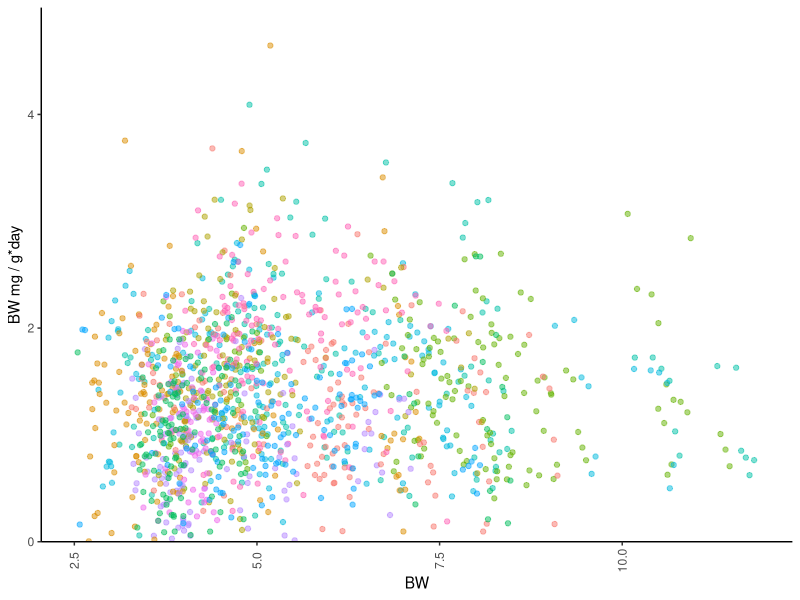
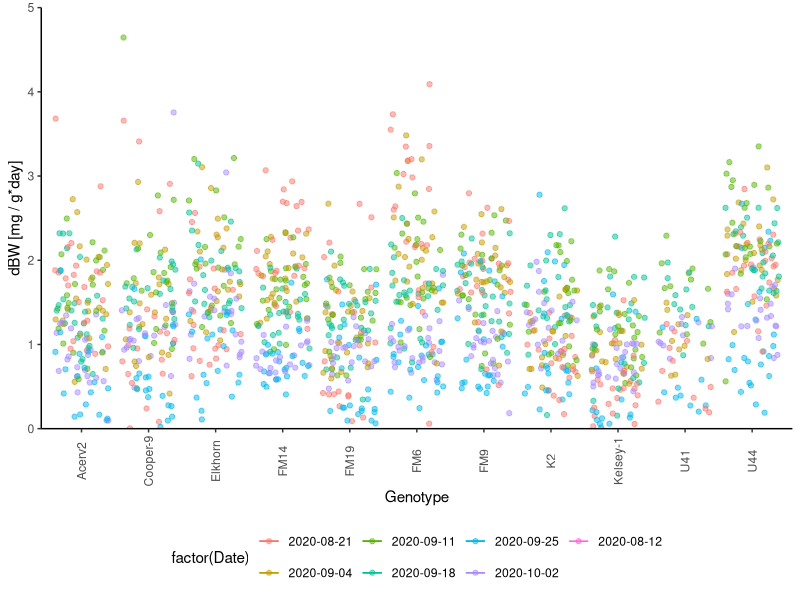
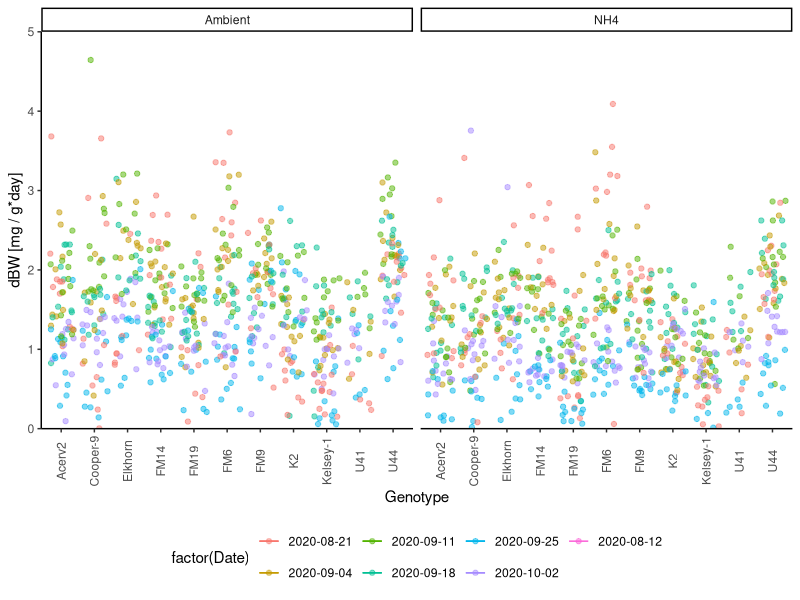
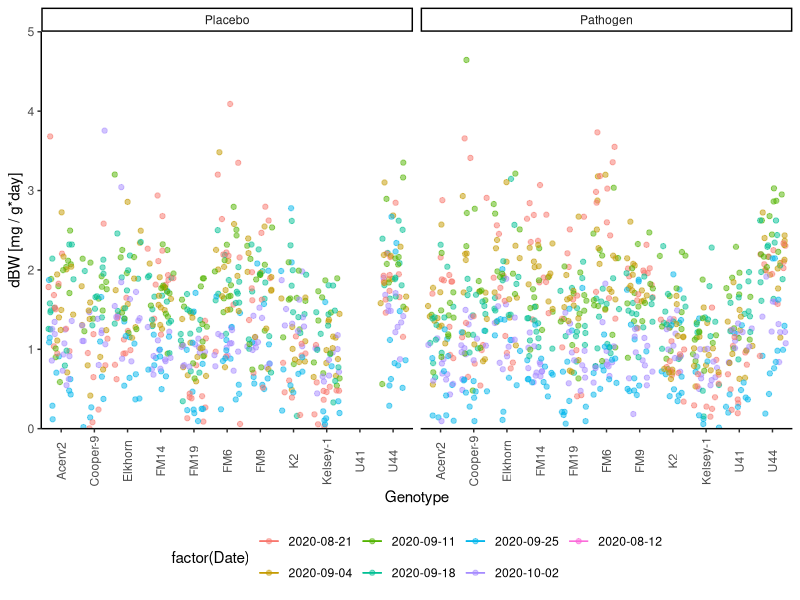
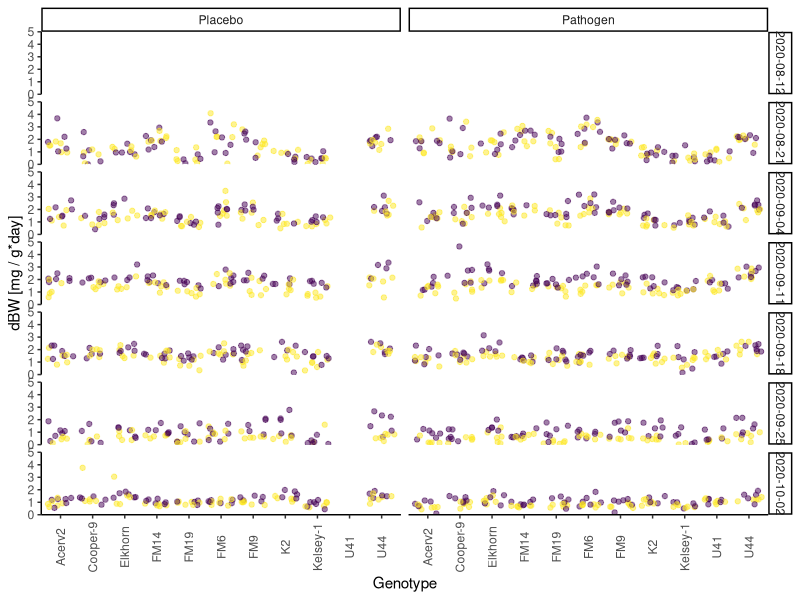
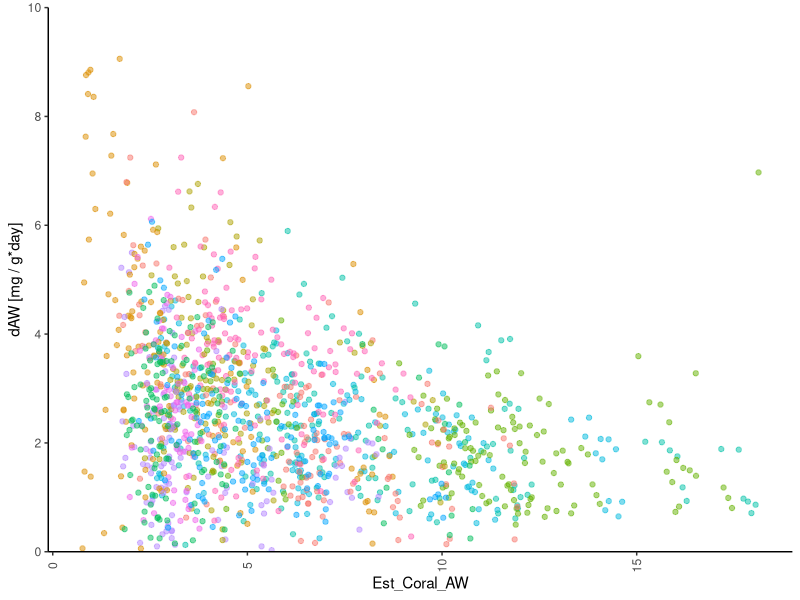
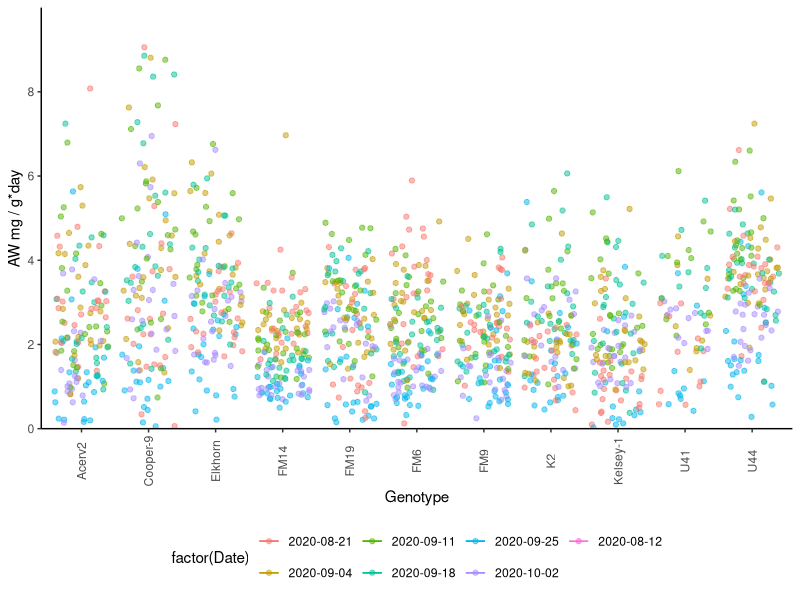
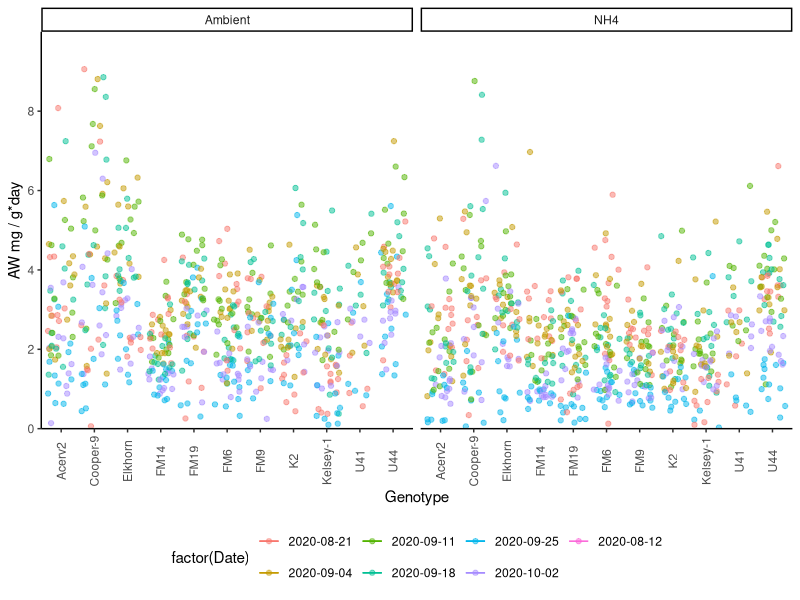

Reproduce these figures in R, in order.
## ---- chunk 1
knitr::opts_chunk$set(echo = TRUE, warning=FALSE, message=FALSE) 
                      #fig.width=4, fig.height=3 )
## ---- chunk 2

# Libraries
  library(reshape2)
  library(tidyverse)

# Graphs

theme_set (theme_classic() + theme(panel.grid.major = element_blank(),
                              panel.grid.minor = element_blank(), 
                              axis.line = element_line(colour = "black"),
                              legend.position="none",
                              axis.text.x = element_text(angle = 90, vjust = 0.5),
                              plot.title = element_text(size=12, face="bold"),
                              #panel.border = element_rect(colour = "black", fill=NA, size=1)
                              panel.border = element_blank()
                              ))

    
# Data    
  # Fragment list
  #CurrentFragments<-read.csv("8.Metadata/Frag_assignments.csv", header = T)

  # Collection information
  #Location<-read.csv("8.Metadata/Genotypes.csv", header = T)
## ---- chunk 3

# Treatment Info
  Treatment<-read.csv("Data/Treatments.csv")
  #duplicated(Treatment$Tag)
  Treatment<-Treatment[!duplicated(Treatment$Tag), ]
  #duplicated(Treatment$Tag)
  summary(Treatment)

# Tags weight
  Tags<-read.csv("Data/Tags_W.csv")
  #duplicated(Tags$Tag)
  Tags<-Tags[!duplicated(Tags$Tag), ]
  #duplicated(Tags$Tag)
  summary(Tags)
  
  Tags$SW_den<-(999.842594+0.06793952*(Tags$Temperature)-0.00909529*(Tags$Temp)^2+0.0001001685*
    (Tags$Temperature)^3-0.000001120083*(Tags$Temperature)^4+0.000000006536332*(Tags$Temp)^5+(0.824493-0.0040899*
    (Tags$Temperature)+0.000076438*(Tags$Temperature)^2-0.00000082467*(Tags$Temperature)^3+0.0000000053875*
    (Tags$Temperature)^4)*(Tags$Salinity)+(-0.00572466+0.00010227*(Tags$Temperature)-0.0000016546*
    (Tags$Temperature)^2)* (Tags$Salinity)^1.5+0.00048314*(Tags$Salinity)^2)*0.001
  
   #Tags$Estimated_Density<-(-Tags$SW_den/((Tags$T_BW/Tags$T_AW)-1))
   
  Tags %>%
      group_by(T_Type) %>%
      summarise_at(vars(T_AW, T_BW), funs(mean(., na.rm=TRUE)))

## ---- chunk 4

# 1. BW data
  BW_Tall<-read.csv("Data/BW_ Long_data.csv")
  
  #BW_Tall$Estimated.W.density[BW_Tall$Estimated.W.density == "#VALUE!" ] <-NA
  #BW_Tall$Estimated.W.density<-as.numeric(as.character(BW_Tall$Estimated.W.density))
  
  #BW_Tall$Estimated_AW [BW_Tall$Estimated_AW == "#VALUE!" ] <-NA
  #BW_Tall$Estimated_AW<-as.numeric(as.character(BW_Tall$Estimated_AW))
  
# 2. Data clean-up an types: 
  
  # Variable types 
    #BW_Tall$Time <- as.factor(BW_Tall$Time)
    #BW_Tall$Time<-as.numeric(BW_Tall$Time)
    BW_Tall$Date<-as.Date(BW_Tall$Date, "%Y-%m-%d")
    BW_Tall$Day<-(as.numeric(BW_Tall$Date)-18486)
  
  # Remove-unused data    
    #Extras <- BW_Tall[which (BW_Tall$Nutrients=="Extra"), ]
    #BW_Tall <- droplevels(BW_Tall[!rownames(BW_Tall) %in%
    #                                   rownames(Extras), ])

# 3. Merge with treatments
    BW_Tall<-plyr::join(BW_Tall, Treatment, by = "Tag", 
                type = "left", match = "all")

    BW_Tall<-plyr::join(BW_Tall, Tags, by = "Tag", 
                type = "left", match = "all")
    
    BW_Tall$Nutrients<-factor(BW_Tall$Nutrients, 
                             levels= c("Ambient", "NH4"), ordered=TRUE)
    BW_Tall$Disease<-factor(BW_Tall$Disease, 
                             levels= c("Placebo", "Pathogen"), ordered=TRUE)

# 4. Replicates
    BW_Tall$Tank<-factor(BW_Tall$Tank, ordered=FALSE)
    BW_Tall$Genotype<-factor(BW_Tall$Genotype, ordered=FALSE)

    summary(BW_Tall)

## ---- chunk 5
    
BW.data<-BW_Tall[order(BW_Tall$Tag), ]

# 3. Calculate days bw BW data points
BW.data<-BW.data %>%
  group_by(Tag) %>%
  dplyr::mutate(Days = Day - lag(Day, default = Day[1]))

# 4. Calculate change in BW bw data points
BW.data<-BW.data %>%
  group_by(Tag) %>%
  dplyr::mutate(dBW = BW - lag(BW, default = BW[1]))

BW.data<-BW.data %>%
  group_by(Tag) %>%
  dplyr::mutate(dBW_r = dBW/(Days*lag(BW, default = BW[1])))

BW.data$dBW_r<-BW.data$dBW_r*1000

summary(BW.data)

BW.data<-BW.data[which(BW.data$Available!="Dead"),]
BW.data<-BW.data[which(BW.data$Available!="Extra?"),]
## ---- chunk 6
SizeBiasCheck<- ggplot(BW.data, aes (BW, dBW_r, colour=factor(Genotype))) +
  #geom_smooth(method = "lm")+
  geom_jitter(alpha=0.5) + 
  scale_y_continuous(limits = c(0, 5),
                         breaks = seq(0, 6,2),  
                         expand = c(0, 0),
                         name=("BW mg / g*day"))
SizeBiasCheck
## ---- chunk 7
 
BW_Genet<- ggplot(BW.data, aes (Genotype, dBW_r, colour=factor(Date))) +
  stat_summary(fun.data = "mean_cl_boot",geom = "errorbar", width = 0.2 )+
  stat_summary(fun.y=mean, geom="line") + 
  geom_jitter(alpha=0.5) +
  scale_y_continuous(limits = c(0, 5),
                         breaks = seq(0, 5,1),  
                         expand = c(0, 0),
                         name=("dBW [mg / g*day]"))+
  theme(legend.position = "bottom")
  
BW_Genet
BW_Genet+ facet_wrap(~Nutrients)
BW_Genet+ facet_wrap(~Disease)
#BW_Genet+ facet_wrap(Nutrients~Disease)
## ---- chunk 8
BW_Bias<- ggplot(BW.data, aes (Genotype, dBW_r, colour=factor(Nutrients))) +
  stat_summary(fun.data = "mean_cl_boot",geom = "errorbar", width = 0.2 )+
  stat_summary(fun.y=mean, geom="line") + 
  geom_jitter(alpha=0.5) +
  scale_y_continuous(limits = c(0, 5),
                         breaks = seq(0, 5,1),  
                         expand = c(0, 0),
                         name=("dBW [mg / g*day]"))
BW_Bias + facet_grid(Date~Disease)

## ---- chunk 9

# 1. Coral BW
  BW.data$Coral_BW<-(BW.data$BW)-(BW.data$T_BW)

# 2. Water density

  BW.data$SW_den<-(999.842594+0.06793952*(BW.data$Temp)-0.00909529*(BW.data$Temp)^2+0.0001001685*
    (BW.data$Temp)^3-0.000001120083*(BW.data$Temp)^4+0.000000006536332*(BW.data$Temp)^5+(0.824493-0.0040899*
    (BW.data$Temp)+0.000076438*(BW.data$Temp)^2-0.00000082467*(BW.data$Temp)^3+0.0000000053875*(BW.data$Temp)^4)*
    (BW.data$Salinity)+(-0.00572466+0.00010227*(BW.data$Temp)-0.0000016546*(BW.data$Temp)^2)*
    (BW.data$Salinity)^1.5+0.00048314*(BW.data$Salinity)^2)*0.001
    
# 3. Coral air weight
  BW.data$Est_Coral_AW<-(BW.data$Coral_BW)*(1/(1-(BW.data$SW_den)/2.4))
  
# 4. Calculate change in AW bw data points
  BW.data<-BW.data %>%
    dplyr::group_by(Tag) %>%
    dplyr::mutate(dAW = Est_Coral_AW - lag(Est_Coral_AW, default = Est_Coral_AW[1]))

BW.data<-BW.data %>%
  group_by(Tag) %>%
  dplyr::mutate(dAW_r = dAW/(Days*lag(Est_Coral_AW, default = Est_Coral_AW[1])))


BW.data$dAW_r<-BW.data$dAW_r*1000

summary(BW.data)

BW.CRF<-BW.data[which(BW.data$Genotype=='K2'|
                      BW.data$Genotype=='U41'|
                      BW.data$Genotype=='U44'), ]

BW.UM<-BW.data[which(BW.data$Genotype=='Acerv2'|
                      BW.data$Genotype=='Cooper-9'|
                      BW.data$Genotype=='Elkhorn'|
                      BW.data$Genotype=='Kelsey-1'), ]

BW.FWC<-BW.data[which(BW.data$Genotype=='FM14'|
                      BW.data$Genotype=='FM6'|
                      BW.data$Genotype=='FM9'), ]

## ---- chunk 10
SizeBiasCheck<- ggplot(BW.data, aes (Est_Coral_AW, dAW_r, colour=factor(Genotype))) +
  #stat_summary(fun.data = "mean_cl_boot",geom = "errorbar", width = 0.2 )+
  #stat_summary(fun.y=mean, geom="line") + 
  geom_jitter(alpha=0.5) + 
  scale_y_continuous(limits = c(0, 10),
                         breaks = seq(0, 10,2),  
                         expand = c(0, 0),
                         name=("dAW [mg / g*day]"))
SizeBiasCheck
## ---- chunk 11
 
AW_Genet<- ggplot(BW.data, aes (Genotype, dAW_r, colour=factor(Date))) +
  stat_summary(fun.data = "mean_cl_boot",geom = "errorbar", width = 0.2 )+
  stat_summary(fun.y=mean, geom="line") + 
  theme(legend.position = "none")+
  geom_jitter(alpha=0.5) + theme(legend.position = "bottom")+
  scale_y_continuous(limits = c(0, 10),
                         breaks = seq(0, 8,2),  
                         expand = c(0, 0),
                         name=("AW mg / g*day"))
  
AW_Genet
AW_Genet+ facet_wrap(~Nutrients)
AW_Genet+ facet_wrap(~Disease)

AW_Genet2<- ggplot(BW.data, aes (Date, dAW_r, colour=Genotype)) +
  stat_summary(fun.data = "mean_cl_boot",geom = "errorbar", width = 0.2 )+
  stat_summary(fun.y=mean, geom="line") + 
  theme(legend.position = "none")+
  #geom_jitter(shape=21, alpha=0.3)+
  scale_y_continuous(limits = c(0, 10),
                         breaks = seq(0, 10,2),  
                         expand = c(0, 0),
                         name=("Growth (mg / g d)"))+
  theme(legend.position = "bottom")
 
AW_Genet2
AW_Genet2 + facet_wrap(~Nutrients)
AW_Genet2 + facet_wrap(~Tank)

## ---- chunk 12
BW_Frag<- ggplot(BW.data, aes (Date, dAW_r, group=(Tag),
                                    colour=factor(Genotype))) + 
      geom_line()+
      geom_hline(yintercept = 0, linetype=3)+
      
      #scale_x_continuous(name="Days", 
       #                  breaks = seq(0, 30, by=15)) +
      scale_y_continuous(name="Growth (mg / g d)", 
                         limits = c(-2, 10),
                         breaks = seq(-1, 10, by=1)) +
    
    theme(legend.position="bottom",
        legend.title = element_blank(), 
        strip.background =element_rect(fill=NA)) 
BW_Frag+facet_wrap(Nutrients~Genotype)
## ---- chunk 13
AW_Tank<- ggplot(BW.data, aes (Tank, dAW_r)) +
  stat_summary(fun.data = "mean_cl_boot",geom = "errorbar", width = 0.2 )+
  stat_summary(fun.y=mean, geom="line") + 
  scale_y_continuous(limits = c(0, 10),
                         breaks = seq(0, 10,2),  
                         expand = c(0, 0),
                         name=("Growth rate (mg / g day)"))+
  geom_jitter(aes(colour=Genotype), shape=21, alpha=0.3)+
  facet_wrap(~Date) +
  theme(legend.position = "bottom")
AW_Tank

#AW_Tank+ facet_wrap(Date~Nutrients)
#AW_Tank+ facet_wrap(Date~Disease)

AW_Disease<- ggplot(BW.data, aes (Date, dAW_r, colour=Genotype)) +
  stat_summary(fun.data = "mean_cl_boot",geom = "errorbar", width = 0.2 )+
  stat_summary(fun.y=mean, geom="line") + 
  scale_y_continuous(limits = c(-3, 10),
                         breaks = seq(-3, 10,2),  
                         expand = c(0, 0),
                         name=("Growth rate (mg/g day)"))+
  geom_jitter(alpha=0.3)+
  theme(legend.position = "bottom")
AW_Disease
## ---- chunk 14
AW_Disease<- ggplot(BW.data, aes (Date, dAW_r, colour=Tank)) +
  stat_summary(fun.data = "mean_cl_boot",geom = "errorbar", width = 0.2 )+
  stat_summary(fun.y=mean, geom="line") + 
  scale_y_continuous(limits = c(-3, 10),
                         breaks = seq(-3, 10,2),  
                         expand = c(0, 0),
                         name=("Growth rate (mg/g day)"))+
  geom_jitter(alpha=0.3, shape=21)+
  theme(legend.position = "bottom")
AW_Disease

AW_Disease + facet_wrap(~Nutrients)
AW_Disease + facet_wrap(Date~Disease)

## ---- chunk 15
AW_Disease<- ggplot(BW.data, aes (Date, dAW_r, group=Tag, 
                                  colour=Nutrients)) +
  stat_summary(fun.data = "mean_cl_boot",geom = "errorbar", width = 0.2 )+
  stat_summary(fun.y=mean, geom="line") + 
  scale_y_continuous(limits = c(-3, 10),
                         breaks = seq(-3, 10,2),  
                         expand = c(0, 0),
                         name=("Growth rate (mg/g day)"))+
  geom_jitter(alpha=0.3)+
  theme(legend.position = "bottom")
AW_Disease

AW_Disease + facet_wrap(~Tank)
AW_Disease + facet_wrap(Nutrients~Disease)

## ---- chunk 16
AW_Bias<- ggplot(BW.data, aes (Date, dAW_r, colour=factor(Genotype), shape=(Nutrients))) +
  stat_summary(fun.data = "mean_cl_boot",geom = "errorbar", width = 0.2 )+
  stat_summary(fun.y=mean, geom="line") + 
  geom_jitter(alpha=0.5) +
  scale_y_continuous(limits = c(0, 5),
                         breaks = seq(0, 5,1),  
                         expand = c(0, 0),
                         name=("dBW [mg / g*day]"))
AW_Bias + facet_grid(~Disease)+
  theme(legend.position = "bottom")


#Summary<-BW.data %>% group_by(Genotype, Nutrients, Disease) %>% count(Date)
#BW_Tall2<-BW.data %>% group_by(Disease, Genotype, Nutrients) %>% add_count(Date)
#write.csv(Summary, "numbers.csv")

## ---- chunk 17
# Creates bibliography 
#knitr::write_bib(c(.packages()), "packages.bib")
